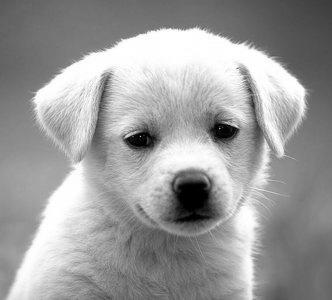
#> input picture dog.jpg, 332 x 300 px
$ python transform.py
#> lines starting #> are read from the running program, lines starting #| are printed output that depends on the picture
import cv2
import pywt
import pywt.data
import numpy as np

img = cv2.imread('dog.jpg', cv2.IMREAD_GRAYSCALE)
#> img is the input picture: shape (300, 332); min 0, max 255, mean 155.7
#img = pywt.data.camera()
img = np.float32(img)
print(img.shape)
#| (300, 332)
coeffs2 = pywt.dwt2(img, 'haar')
LL, (LH, HL, HH) = coeffs2
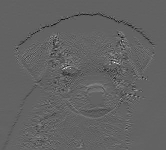
#> LH: shape (150, 166) float32; min -100.5, max 158.5, mean -0.1; drawn with min black and max white
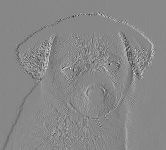
#> HL: shape (150, 166) float32; min -112, max 98, mean 0; drawn with min black and max white
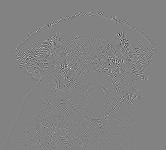
#> HH: shape (150, 166) float32; min -76.5, max 73, mean 0; drawn with min black and max white
result = []
result.append(LL)
result.append(LH)
result.append(HL)
result.append(HH)

for i in result:
    print(i.shape)
    cv2.imshow('a', i)
    cv2.waitKey(0)
    cv2.destroyAllWindows()
#> this loop made 4 passes
#| (150, 166)
#| (150, 166)
#| (150, 166)
#| (150, 166)
#> pass 1, `cv2.imshow('a', i)`:
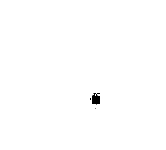
#> window 'a': shape (150, 166); min 0, max 255, mean 254.2
#> pass 2, `cv2.imshow('a', i)`:
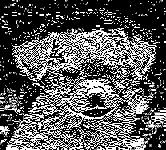
#> window 'a': shape (150, 166); min 0, max 255, mean 88.7
for i in result:
    i /= 255
data = (result[0], (result[1], result[2], result[3]))
rmk = pywt.idwt2(data, 'haar')
print(rmk.shape)
#| (300, 332)
cv2.imshow('b', rmk)
cv2.waitKey(0)
cv2.destroyAllWindows()

$ run again, with cat.png saved as dog.jpg
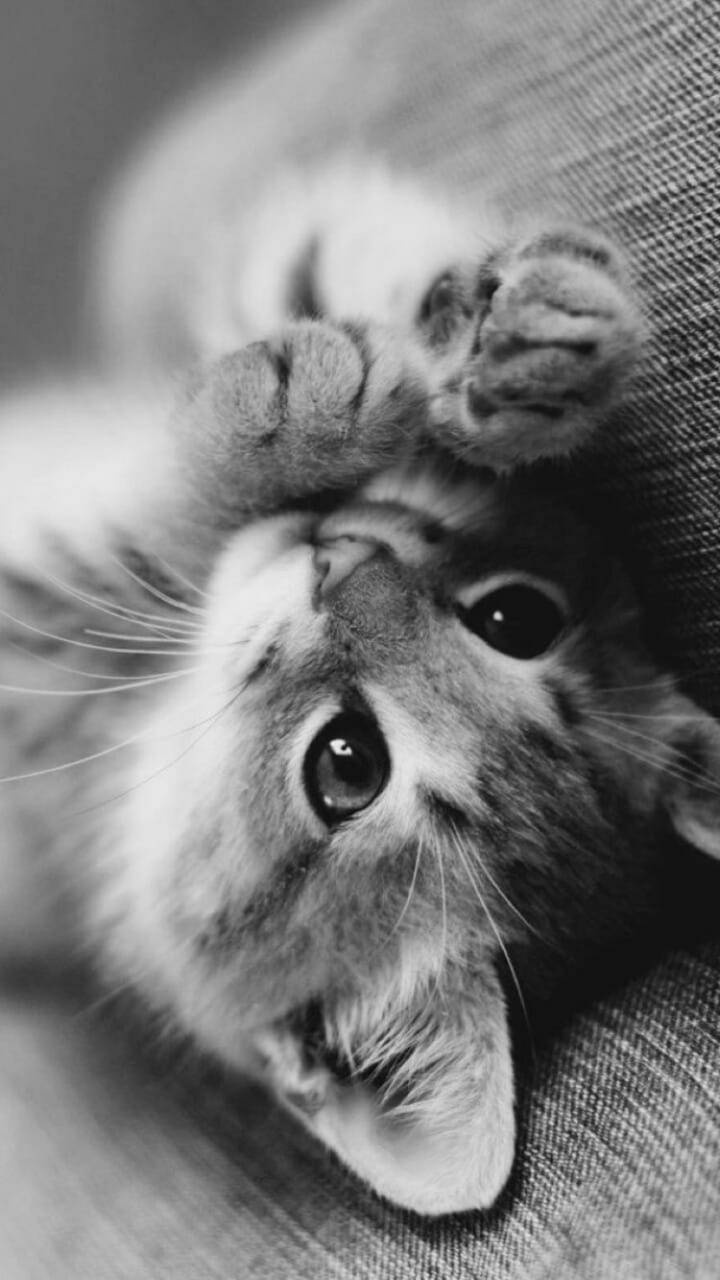
#> input picture cat.png, 720 x 1280 px
#> img is the input picture: shape (1280, 720); min 6, max 243, mean 123.8
#| (1280, 720)
#> `LL, (LH, HL, HH) = coeffs2`:
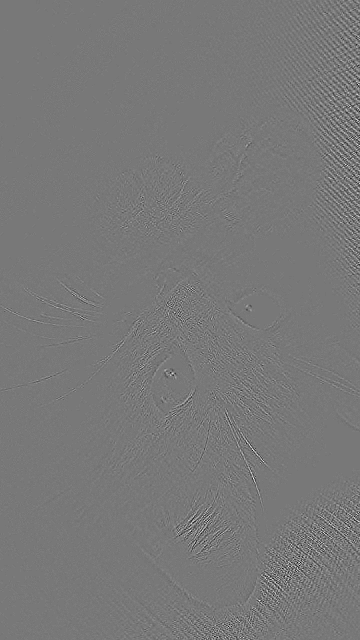
#> HH: shape (640, 360) float32; min -18.5, max 20.5, mean 0; drawn with min black and max white
#> the loop `for i in result:` made 4 passes
#| (640, 360)
#| (640, 360)
#| (640, 360)
#| (640, 360)
#> pass 2, `cv2.imshow('a', i)`:
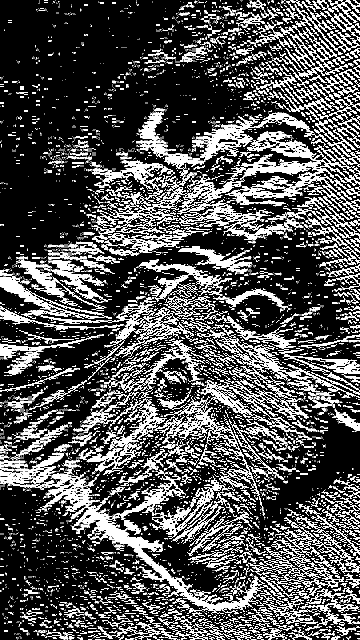
#> window 'a': shape (640, 360); min 0, max 255, mean 85
#| (1280, 720)
